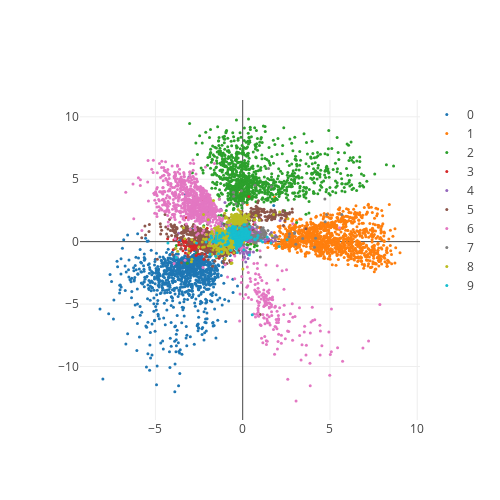

The cell this chart's notebook holds for it:
### Code cell
trace = []
for lbl in classes:
    x_ = z_test_[labels_==lbl, 0]
    y_ = z_test_[labels_==lbl, 1]
    trace.append(go.Scatter(x=x_, y=y_, mode="markers", name=f"{lbl}", 
                              marker = dict(size=3)))
layout = go.Layout(width=500, height=500)    
data = trace
fig = dict(data=data, layout=layout)
iplot(fig)

### Figure 1 — Plotly figure (JSON) as saved in the notebook; plotly's stock layout.template omitted (floating-point values rounded to 4 significant figures; data arrays with more than 128 entries replaced by an {"elided": "..."} marker saying what was removed)
{"data": [{"marker": {"size": 3}, "mode": "markers", "name": "0", "type": "scatter", "uid": "a921a387-8b63-41bf-ad0a-fb12b6e8c685", "x": {"elided": "980 float values"}, "y": {"elided": "980 float values"}}, {"marker": {"size": 3}, "mode": "markers", "name": "1", "type": "scatter", "uid": "5766bd42-d0ee-4eab-bf39-19858b552a47", "x": {"elided": "1135 float values"}, "y": {"elided": "1135 float values"}}, {"marker": {"size": 3}, "mode": "markers", "name": "2", "type": "scatter", "uid": "1f200c29-b5c2-42b8-91b7-ff876759c3f3", "x": {"elided": "1032 float values"}, "y": {"elided": "1032 float values"}}, {"marker": {"size": 3}, "mode": "markers", "name": "3", "type": "scatter", "uid": "e834214f-4d9a-4e9d-b2d3-8214f762f59e", "x": {"elided": "1010 float values"}, "y": {"elided": "1010 float values"}}, {"marker": {"size": 3}, "mode": "markers", "name": "4", "type": "scatter", "uid": "71a839a9-9c48-4dae-af4a-4d737a01a3eb", "x": {"elided": "982 float values"}, "y": {"elided": "982 float values"}}, {"marker": {"size": 3}, "mode": "markers", "name": "5", "type": "scatter", "uid": "ed741224-aef7-4a23-9b41-2e8d77712360", "x": {"elided": "892 float values"}, "y": {"elided": "892 float values"}}, {"marker": {"size": 3}, "mode": "markers", "name": "6", "type": "scatter", "uid": "74880eee-593f-48a0-8c18-6290e5b3acc0", "x": {"elided": "958 float values"}, "y": {"elided": "958 float values"}}, {"marker": {"size": 3}, "mode": "markers", "name": "7", "type": "scatter", "uid": "b5da0dd0-4d11-4fb3-88c1-9cb782f5447d", "x": {"elided": "1028 float values"}, "y": {"elided": "1028 float values"}}, {"marker": {"size": 3}, "mode": "markers", "name": "8", "type": "scatter", "uid": "e2c129f3-4b94-4cfb-b2da-33cba1f68ef6", "x": {"elided": "974 float values"}, "y": {"elided": "974 float values"}}, {"marker": {"size": 3}, "mode": "markers", "name": "9", "type": "scatter", "uid": "48c53c2b-7790-4452-b556-c92a50e15d29", "x": {"elided": "1009 float values"}, "y": {"elided": "1009 float values"}}], "layout": {"height": 500, "width": 500, "xaxis": {"autorange": true, "range": [-9.322, 10.16], "type": "linear"}, "yaxis": {"autorange": true, "range": [-14.29, 11.34], "type": "linear"}}}
